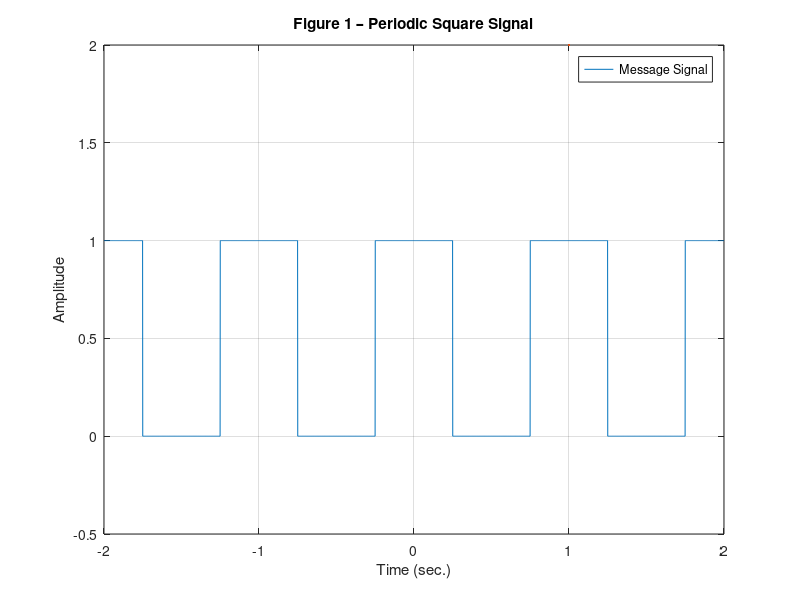

This figure's MATLAB source: (Note: this script raises an error after producing the figure.)
Fs = 1000;
ts = 1/Fs;
T = 2;
f0 = 1;
T0 = 1/f0;
t = -T:ts:T;
x = square(2*pi*f0*(t+(T0/4)));
x = (x+1)/2;

figure
plot(t, x, LineWidth=2)
xlabel('Time (sec.)')
ylabel('Amplitude')
xlim([-2 2])
ylim([-0.5 2])
legend("Message Signal")
title('Figure 1 – Periodic Square Signal')
grid on

k_harmonics = 10;
k_vec = -k_harmonics:k_harmonics;
cc = 1;
D = [];
m_approx = 0;

while cc<=length(k_vec)
    k = k_vec(cc);
    fun = @(time) exp(-j*2*pi*k*f0*time);
    FS_coeff(cc) = (1/T0)*integral(fun, -T0/4, T0/4);
    D(cc) = abs(FS_coeff(cc));
    m_approx = m_approx + FS_coeff(cc)*exp(j*2*pi*k*f0*t);
    cc = cc + 1;
end

figure
stem(k_vec*f0, D, "r-*", LineWidth=1)
xlabel('Frequency - Hz');
ylabel('Gain');
legend(sprintf("First %d Coefficients", k_harmonics))
grid on

figure
plot(t, x, LineWidth=2)
hold on
plot(t, real(m_approx), 'r', LineWidth=1)
xlabel('Time (sec.)')
ylabel('Amplitude')
ylim([-0.5 2])
legend("Original Signal", sprintf("%d Harmonic Approximation", k_harmonics))
grid on
hold off



%%%%%%%%%%%%%%%%%%%%%%%%%%%%%%%%%%%%%%%%%%%%%%%%%%%%%%%%%%%%%%%%%%%%%%%%%%%



Fs = 1000;
ts = 1/Fs;
T = 2;
f0 = 1;
T0 = 1/f0;
t = -T:ts:T;
y = sawtooth(2*pi*f0*(t+(T0/2)));

figure
plot(t, y, LineWidth=2)
xlabel('Time (sec.)')
ylabel('Amplitude')
xlim([-2 2])
ylim([-2 2])
legend("Message Signal")
title('Figure 2 - Periodic Sawtooth Signal')
grid on

k_harmonics = 10;
k_vec = -k_harmonics:k_harmonics;
cc = 1;
D = [];
m_approx = 0;

while cc<=length(k_vec)
    k = k_vec(cc);
    fun = @(time) (2/T0)*time.*exp(-j*2*pi*k*f0*time);
    FS_coeff(cc) = (1/T0)*integral(fun, -T0/2, T0/2);
    D(cc) = abs(FS_coeff(cc));
    m_approx = m_approx + FS_coeff(cc)*exp(j*2*pi*k*f0*t);
    cc = cc + 1;
end

figure
stem(k_vec*f0, D, 'r-*', LineWidth=1)
xlabel('Frequency - Hz')
ylabel('Gain')
legend(sprintf("First %d Coefficients", k_harmonics))
grid on

figure
plot(t, y, LineWidth=2)
hold on
plot(t, real(m_approx), 'r', LineWidth=1)
grid on
xlabel('Time (sec.)')
ylabel('Amplitude')
ylim([-2 2])
legend("Original Signal", sprintf("%d Harmonic Approximation", k_harmonics))
hold off